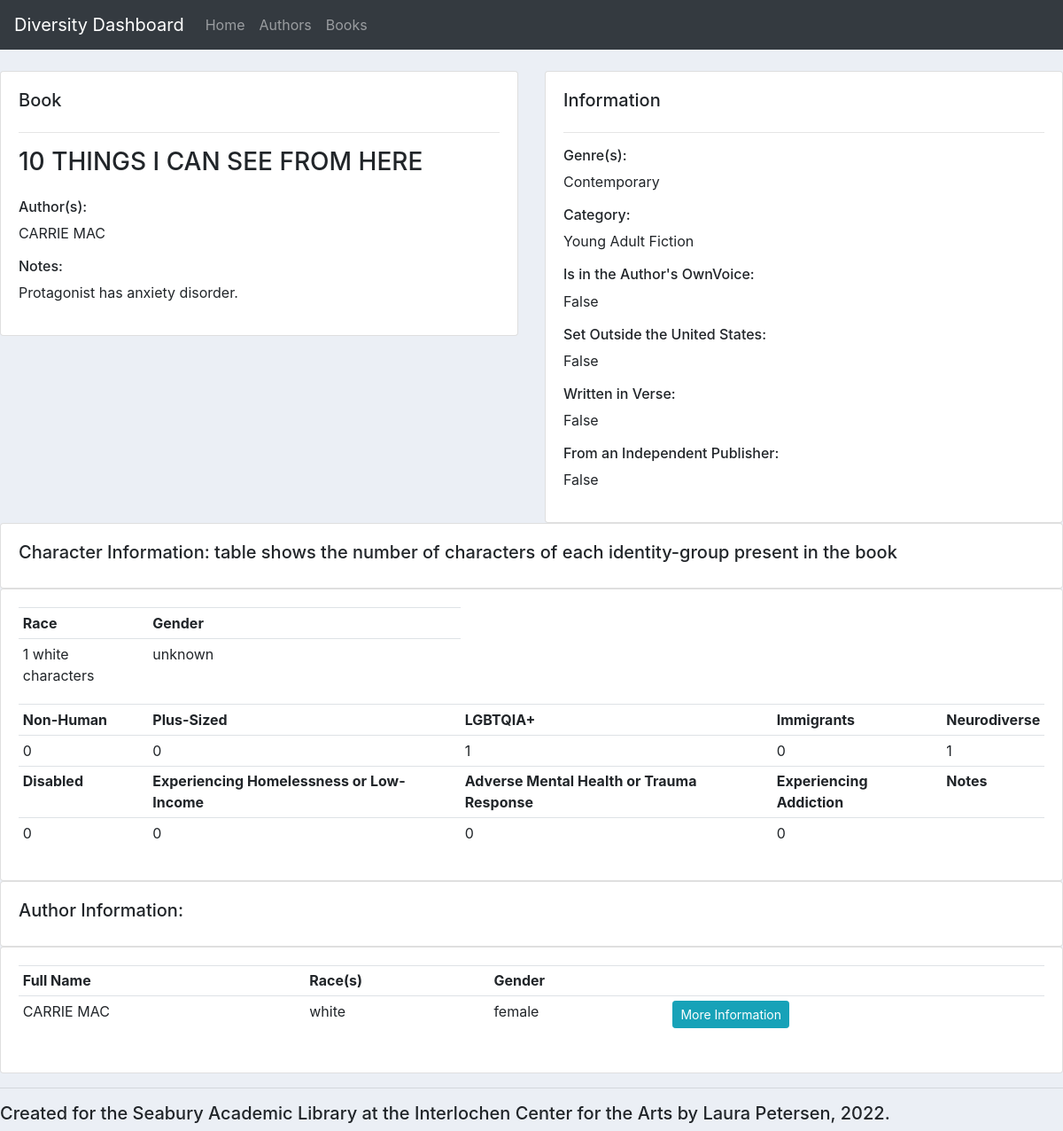
The page /book_info/512/ on the database its author committed.
### library/models.py (models this page shows, shortened)
class Book(models.Model):
    title = models.CharField(max_length=200, null=True)
    genres = models.ManyToManyField(Genre)
    shelving_category = models.ForeignKey(ShelvingCategory, null=True, on_delete=models.SET_NULL)
    is_ownvoice = models.BooleanField()
    is_not_in_USA = models.BooleanField()
    is_verse = models.BooleanField(verbose_name='Is written in verse')
    from_independent_publisher = models.BooleanField()
    characters = models.OneToOneField(Characters, on_delete=models.CASCADE, null=True)
    notes = models.CharField(max_length=500, null=True, blank=True)

class Author(models.Model):
    first_name = models.CharField(max_length=100, null=True)
    last_name = models.CharField(max_length=100, null=True)
    full_name = models.CharField(max_length=200, null=True)
    races = models.ManyToManyField(Race)
    gender = models.ForeignKey(Gender, on_delete=models.SET_NULL, null=True)
    non_marginalized = models.BooleanField()
    uses_ownvoice = models.BooleanField()
    is_immigrant = models.BooleanField()
    is_neurodiverse = models.BooleanField()
    is_disabled = models.BooleanField()
    is_lgbtqia = models.BooleanField()
    notes = models.CharField(max_length=500, null=True, blank=True)
    books = models.ManyToManyField(Book)

class Genre(models.Model):
    name = models.CharField(max_length=100, null=True)
    description = models.CharField(max_length=500, null=True, blank=True)

class ShelvingCategory(models.Model):
    name = models.CharField(max_length=100, null=True)
    description = models.CharField(max_length=500, null=True, blank=True)
    def __str__(self):
        return self.name

class CharRaceConn(models.Model):
    quantity = models.IntegerField(null=True)
    race = models.ForeignKey(Race, null=True, on_delete=models.CASCADE)
    character_set = models.ForeignKey(Characters, null=True, on_delete=models.CASCADE)
    def __str__(self):
        return f'{self.quantity} {self.race} characters'

class Race(models.Model):
    name = models.CharField(max_length=100, null=True)
    description = models.CharField(max_length=500, null=True, blank=True)
    def __str__(self):
        return self.name

class Characters(models.Model):
    book_title = models.CharField(max_length=100, null=True)
    non_humans = models.IntegerField(null=True, verbose_name='Number of non-human characters')
    plus_size = models.IntegerField(null=True, verbose_name='Number of plus-size characters')
    lgbtqia = models.IntegerField(null=True, verbose_name='Number of LGBTQIA+ characters')
    immigrants = models.IntegerField(null=True, verbose_name='Number of characters who are immigrants')
    neurodiverse = models.IntegerField(null=True, verbose_name='Number of neurodiverse characters')
    disabled = models.IntegerField(null=True, verbose_name='Number of disabled characters')
    experiencing_homelessness_low_income = models.IntegerField(null=True, verbose_name='Number of characters who are experiencing homelessness or low-income')
    adverse_mental_health_trauma_response = models.IntegerField(null=True, verbose_name='Number of characters who are experiencing adverse mental health or trauma response')
    addiction = models.IntegerField(null=True, verbose_name='Number of characters who are experiencing addiction')
    notes = models.CharField(max_length=500, null=True, blank=True)

class Gender(models.Model):
    name = models.CharField(max_length=100, null=True)
    description = models.CharField(max_length=500, null=True, blank=True)
    def __str__(self):
        return self.name

### library/views.py (the view)
# urls.py: path('book_info/<str:pk>/', views.book_info, name='book_info'),
def book_info(request, pk):
    book = Book.objects.get(id=pk)
    authors = book.author_set.all()
    authors_neat = []
    char_race_conns = CharRaceConn.objects.filter(character_set__book_title=book.title)
    if CharGenderConn.objects.filter(character_set__book_title=book.title):
        char_gender_conns = CharGenderConn.objects.filter(character_set__book_title=book.title)
    else:
        char_gender_conns = ['unknown']
    for author in authors:
        authors_neat.append(author.full_name)
    context = {'book': book, 'authors': authors, 'authors_neat': authors_neat,
    'char_race_conns': char_race_conns, 'char_gender_conns': char_gender_conns}
    return render(request, 'library/book_info.html', context)

### library/templates/library/book_info.html (shortened to what this page needs)
{% extends 'library/main.html' %}
{% block content %}
    <br>
<div class="row">
    <div class="col-md">
        <div class="card card-body">
            <h5>Book</h5>
            <hr>
            <h3>{{book.title}}</h3>
            <h6>Author(s):</h6>
            {% for author_neat in authors_neat %}
            <p>{{author_neat}}</p>
            {% endfor %}
            {% if book.notes %}
                <h6>Notes:</h6>
                <p>{{book.notes}}</p>
            {% endif %}
        </div>
    </div>
    <div class="col-md">
        <div class="card card-body">
            <h5>Information</h5>
            <hr>
            <h6>Genre(s):</h6>
            {% for genre in book.genres.values %}
                <p>{{genre.name}}</p>
                {% endfor %}
            <h6>Category:</h6>
            <p>{{book.shelving_category}}</p>
            <h6>Is in the Author's OwnVoice:</h6>
            <p>{{book.is_ownvoice}}</p>
            <h6>Set Outside the United States:</h6>
            <p>{{book.is_not_in_USA}}</p>
            <h6>Written in Verse:</h6>
            <p>{{book.is_verse}}</p>
            <h6>From an Independent Publisher:</h6>
            <p>{{book.from_independent_publisher}}</p>
        </div>
    </div>
</div>
<div class="row">
    <div class="col-md">
        <div class="card card-body">
            <h5>Character Information: table shows the number of characters of each identity-group present in the book</h5>
        </div>
        <div class="card card-body">
            <table class="table table-sm">
                <tr>
                    <th>Race</th>
                    <th>Gender</th>
                </tr>
                <tr>
                    <td>
                        {% for char_race_conn in char_race_conns %}
                        <p>{{ char_race_conn }}</p>
                        {% endfor %}
                    </td>
                    <td>
                        {% for char_gender_conn in char_gender_conns %}
                        <p>{{ char_gender_conn }}</p>
                        {% endfor %}
                    </td>
                </tr>
                <tr>
                    <th>Non-Human</th>
                    <th>Plus-Sized</th>
                    <th>LGBTQIA+</th>
                    <th>Immigrants</th>
                    <th>Neurodiverse</th>
                </tr>
                <tr>
                    <td>{{book.characters.non_humans}}</td>
                    <td>{{book.characters.plus_size}}</td>
                    <td>{{book.characters.lgbtqia}}</td>
                    <td>{{book.characters.immigrants}}</td>
                    <td>{{book.characters.neurodiverse}}</td>
                </tr>
                <tr>
                    <th>Disabled</th>
                    <th>Experiencing Homelessness or Low-Income</th>
                    <th>Adverse Mental Health or Trauma Response</th>
                    <th>Experiencing Addiction</th>
                    <th>Notes</th>
                </tr>
                <tr>
                    <td>{{book.characters.disabled}}</td>
                    <td>{{book.characters.experiencing_homelessness_low_income}}</td>
                    <td>{{book.characters.adverse_mental_health_trauma_response}}</td>
                    <td>{{book.characters.addiction}}</td>
                    <td>{{book.characters.notes}}</td>
                </tr>
            </table>
        </div>
    </div>
</div>
<div class="row">
    <div class="col-md">
        <div class="card card-body">
            <h5>Author Information:</h5>
        </div>
        <div class="card card-body">
            <table class="table table-sm">
                <tr>
                    <th>Full Name</th>
                    <th>Race(s)</th>
                    <th>Gender</th>
                    <th></th>
                </tr>
                {% for author in authors %}
                    <tr>
                        <td>{{author.full_name}}</td>
                        <td>{% for race in author.races.values %}
                            <p>{{race.name}}</p>
                            {% endfor %}</td>
                        <td>{{author.gender}}</td>
                        <td><a class='btn btn-sm btn-info'href="{% url 'author_info' author.id %}">More Information</a></td>
                    </tr>
                {% endfor %}
            </table>
        </div>
    </div>
</div>
{% endblock %}

### library/templates/library/main.html (style rules this page uses)
body { background-color: #ebeff5; }

### rows shown on the page
Book: title "10 THINGS I CAN SEE FROM HERE", notes "Protagonist has anxiety disorder.", shelving_category "Young Adult Fiction", is_ownvoice "False", is_not_in_USA "False", is_verse "False", from_independent_publisher "False", characters.non_humans "0", characters.plus_size "0", characters.lgbtqia "1", characters.immigrants "0", characters.neurodiverse "1", characters.disabled "0", characters.experiencing_homelessness_low_income "0", characters.adverse_mental_health_trauma_response "0", characters.addiction "0"
Author: authors_neat "CARRIE MAC", full_name "CARRIE MAC", gender "female"
Genre: name "Contemporary"
CharRaceConn: quantity+race "1 white characters"
Race: name "white"

### other values the page prints
{{ char_gender_conn }} "unknown"
